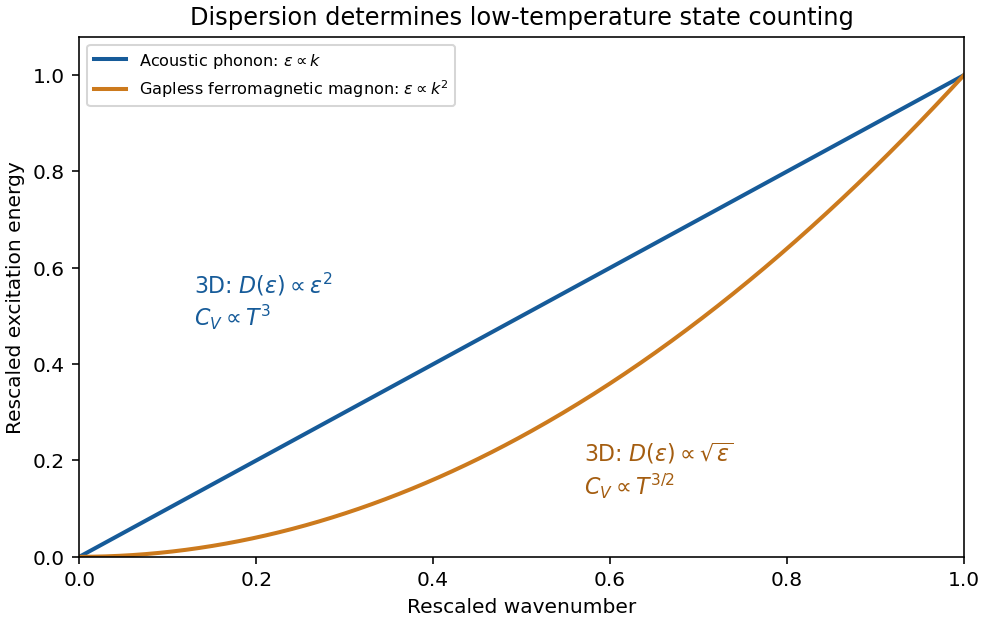

Write Python code to recreate this figure.
"""Rescaled low-momentum dispersion comparison; Python 3.14, numpy, matplotlib.

Write the PNG basename to the current working directory.
"""
from pathlib import Path
import matplotlib
matplotlib.use('Agg')
import matplotlib.pyplot as plt
import numpy as np

k=np.linspace(0,1,400)
fig,ax=plt.subplots(figsize=(6.8,4.3),layout='constrained',facecolor='white')
ax.set_facecolor('white')
ax.plot(k,k,color='#165b99',lw=2,label=r'Acoustic phonon: $\epsilon\propto k$')
ax.plot(k,k*k,color='#cc7a1d',lw=2,label=r'Gapless ferromagnetic magnon: $\epsilon\propto k^2$')
ax.text(.13,.48,r'3D: $D(\epsilon)\propto\epsilon^2$'+'\n'+r'$C_V\propto T^3$',color='#165b99',fontsize=11)
ax.text(.57,.13,r'3D: $D(\epsilon)\propto\sqrt{\epsilon}$'+'\n'+r'$C_V\propto T^{3/2}$',color='#a45d10',fontsize=11)
ax.set(xlim=(0,1),ylim=(0,1.08),xlabel='Rescaled wavenumber',ylabel='Rescaled excitation energy',title='Dispersion determines low-temperature state counting')
ax.legend(loc='upper left',fontsize=8)
fig.savefig(Path(__file__).stem+'.png',dpi=145,facecolor='white')
